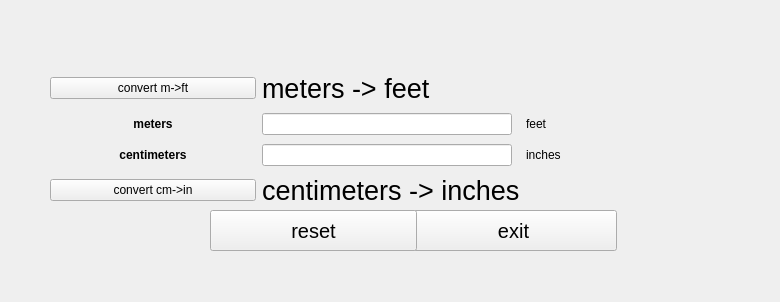
<?xml version="1.0" encoding="UTF-8"?>
<ui version="4.0">
 <class>MainWindow</class>
 <widget class="QMainWindow" name="MainWindow">
  <property name="geometry">
   <rect>
    <x>0</x>
    <y>0</y>
    <width>780</width>
    <height>302</height>
   </rect>
  </property>
  <property name="windowTitle">
   <string>Page 1</string>
  </property>
  <property name="windowOpacity">
   <double>0.000000000000000</double>
  </property>
  <widget class="QWidget" name="centralwidget">
   <widget class="QWidget" name="gridLayoutWidget">
    <property name="geometry">
     <rect>
      <x>50</x>
      <y>70</y>
      <width>681</width>
      <height>140</height>
     </rect>
    </property>
    <layout class="QGridLayout" name="gridLayout">
     <item row="3" column="1">
      <widget class="QLabel" name="label">
       <property name="font">
        <font>
         <pointsize>20</pointsize>
        </font>
       </property>
       <property name="text">
        <string>centimeters -&gt; inches</string>
       </property>
      </widget>
     </item>
     <item row="0" column="1">
      <widget class="QLabel" name="label_2">
       <property name="font">
        <font>
         <pointsize>20</pointsize>
        </font>
       </property>
       <property name="text">
        <string>meters -&gt; feet</string>
       </property>
      </widget>
     </item>
     <item row="2" column="1">
      <widget class="QLineEdit" name="txt_cm">
       <property name="maximumSize">
        <size>
         <width>250</width>
         <height>16777215</height>
        </size>
       </property>
      </widget>
     </item>
     <item row="1" column="1">
      <widget class="QLineEdit" name="txt_m">
       <property name="maximumSize">
        <size>
         <width>250</width>
         <height>16777215</height>
        </size>
       </property>
      </widget>
     </item>
     <item row="1" column="2">
      <widget class="QLabel" name="lbl_ft">
       <property name="text">
        <string>feet</string>
       </property>
      </widget>
     </item>
     <item row="2" column="2">
      <widget class="QLabel" name="lbl_in">
       <property name="text">
        <string>inches</string>
       </property>
      </widget>
     </item>
     <item row="0" column="0">
      <widget class="QPushButton" name="btn_mf">
       <property name="text">
        <string>convert m-&gt;ft</string>
       </property>
      </widget>
     </item>
     <item row="3" column="0">
      <widget class="QPushButton" name="btn_cmin">
       <property name="text">
        <string>convert cm-&gt;in</string>
       </property>
      </widget>
     </item>
     <item row="1" column="0">
      <widget class="QLabel" name="label_5">
       <property name="font">
        <font>
         <bold>true</bold>
        </font>
       </property>
       <property name="text">
        <string>meters</string>
       </property>
       <property name="alignment">
        <set>Qt::AlignCenter</set>
       </property>
      </widget>
     </item>
     <item row="2" column="0">
      <widget class="QLabel" name="label_6">
       <property name="font">
        <font>
         <bold>true</bold>
        </font>
       </property>
       <property name="text">
        <string>centimeters</string>
       </property>
       <property name="alignment">
        <set>Qt::AlignCenter</set>
       </property>
      </widget>
     </item>
    </layout>
   </widget>
   <widget class="QPushButton" name="btn_exit">
    <property name="geometry">
     <rect>
      <x>410</x>
      <y>210</y>
      <width>207</width>
      <height>41</height>
     </rect>
    </property>
    <property name="font">
     <font>
      <pointsize>15</pointsize>
     </font>
    </property>
    <property name="text">
     <string>exit</string>
    </property>
   </widget>
   <widget class="QPushButton" name="btn_reset">
    <property name="geometry">
     <rect>
      <x>210</x>
      <y>210</y>
      <width>207</width>
      <height>41</height>
     </rect>
    </property>
    <property name="font">
     <font>
      <pointsize>15</pointsize>
     </font>
    </property>
    <property name="text">
     <string>reset</string>
    </property>
   </widget>
  </widget>
 </widget>
 <resources/>
 <connections>
  <connection>
   <sender>btn_mf</sender>
   <signal>clicked()</signal>
   <receiver>MainWindow</receiver>
   <slot>btn_meters_a()</slot>
   <hints>
    <hint type="sourcelabel">
     <x>604</x>
     <y>441</y>
    </hint>
    <hint type="destinationlabel">
     <x>409</x>
     <y>234</y>
    </hint>
   </hints>
  </connection>
  <connection>
   <sender>btn_cmin</sender>
   <signal>clicked()</signal>
   <receiver>MainWindow</receiver>
   <slot>btn_centimeters_a()</slot>
   <hints>
    <hint type="sourcelabel">
     <x>640</x>
     <y>554</y>
    </hint>
    <hint type="destinationlabel">
     <x>442</x>
     <y>661</y>
    </hint>
   </hints>
  </connection>
  <connection>
   <sender>btn_exit</sender>
   <signal>clicked()</signal>
   <receiver>MainWindow</receiver>
   <slot>btn_exit_a()</slot>
   <hints>
    <hint type="sourcelabel">
     <x>1005</x>
     <y>603</y>
    </hint>
    <hint type="destinationlabel">
     <x>1354</x>
     <y>601</y>
    </hint>
   </hints>
  </connection>
  <connection>
   <sender>btn_reset</sender>
   <signal>clicked()</signal>
   <receiver>MainWindow</receiver>
   <slot>btn_reset_a()</slot>
   <hints>
    <hint type="sourcelabel">
     <x>844</x>
     <y>598</y>
    </hint>
    <hint type="destinationlabel">
     <x>1807</x>
     <y>85</y>
    </hint>
   </hints>
  </connection>
 </connections>
 <slots>
  <slot>btn_meters_a()</slot>
  <slot>btn_centimeters_a()</slot>
  <slot>btn_exit_a()</slot>
  <slot>btn_reset_a()</slot>
 </slots>
</ui>
